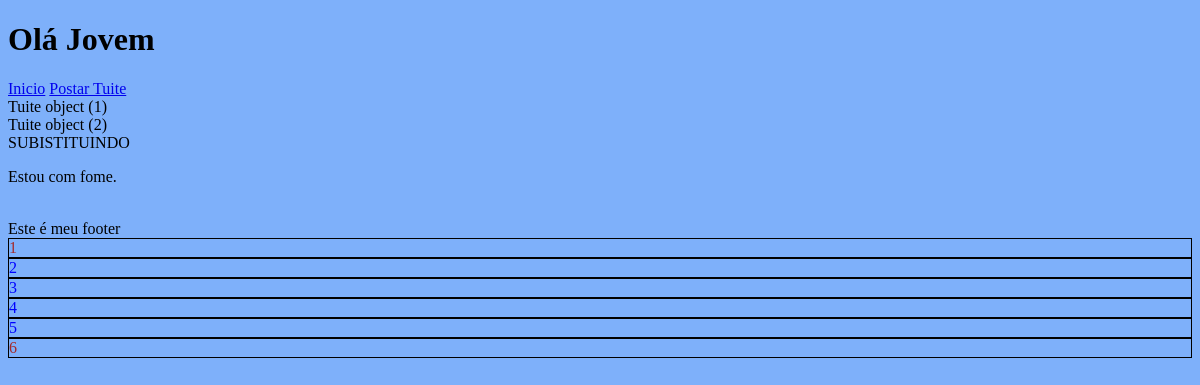
The app's page /, older data.
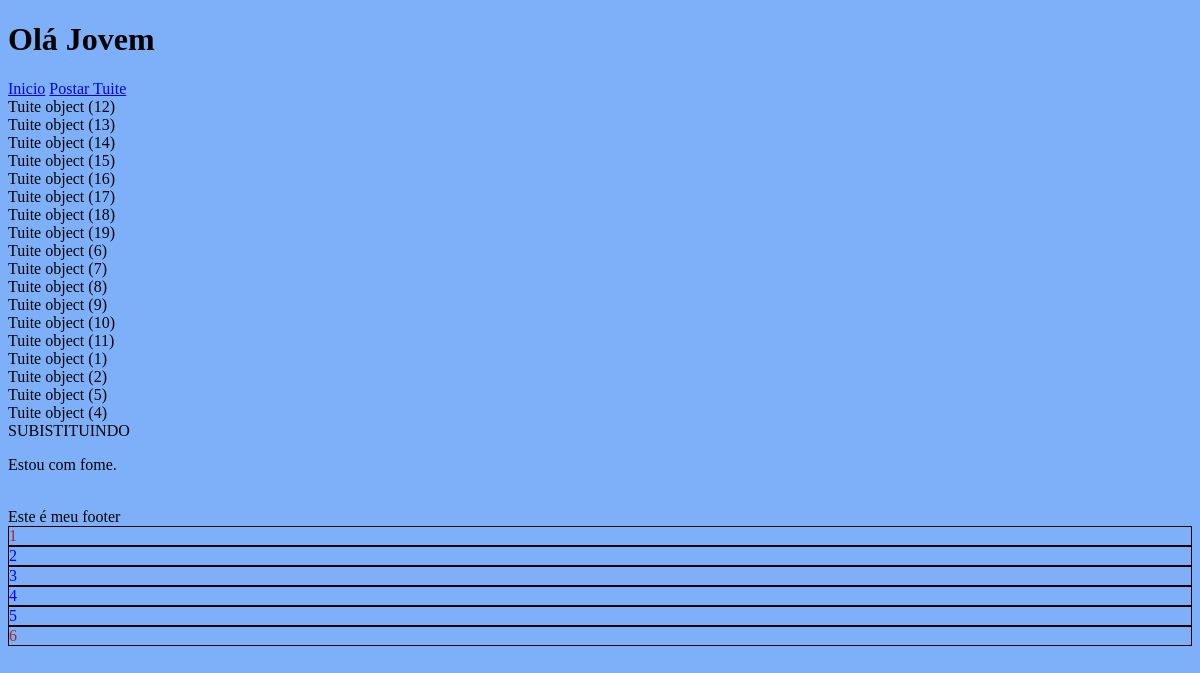
The same page, newer data.
### tuites/models.py (models this page shows, shortened)
class Tuite(models.Model):
    content = models.CharField(max_length=280)
    author = models.ForeignKey('users.User', on_delete=models.CASCADE, related_name='Diogo')
    created_date = models.DateTimeField(auto_now_add=True)
    objects = TuitesManager
    class Meta:
        ordering = ('-content', )

### core/views.py (the view)
# urls.py: path('',index, name='index'),
def index(request):
    context = {
        'now' : datetime.now(),
        'tuites' : Tuite.objects.all(),
    }
    return render(request, 'home.html', context)

### templates/home.html
{% extends 'base.html' %}
{% block body %}
    {% for tuite in tuites %}
        <div>
            {{ tuite }}
        </div>
    {% endfor %}
    SUBISTITUINDO
    {% include 'includes/card.html' %}
{% endblock %}

### templates/base.html (shortened to what this page needs)
{% load static %}
<!DOCTYPE html>
<html>
<head>
    <link rel="stylesheet" type="text/css" href="{% static 'css/style.css' %}">
</head>
<body>
    <h1>Olá Jovem</h1>
    {% include 'includes/menu.html' %}
    {% block body %}{% endblock %}
    <footer>
        {% block footer %}
        <br/>
        Este é meu footer
        <br/>
        {% endblock %}
    </footer>
    {% for number in "123456" %}
        <div style=" color: {% if forloop.first or forloop.last %}brown{% else %}blue{% endif %}; border: 1px solid black";>
            {{ number }}
        </div>
    {% endfor %}
</body>
</html>

### templates/includes/menu.html
<nav>
    <a href="{% url 'index' %}">Inicio</a>
    <a href="{% url 'post_tuite' %}">Postar Tuite</a>
</nav>

### templates/includes/card.html (shortened to what this page needs)
<div class='card'>
    <p>Estou com fome.</p>
</div>

### static/css/style.css (style rules this page uses)
body { background: rgb(126, 176, 250); }

Row changes from the older to the newer data that the page shows:
added Tuite: id "Tuite object (12)"
added Tuite: id "Tuite object (13)"
added Tuite: id "Tuite object (14)"
added Tuite: id "Tuite object (15)"
added Tuite: id "Tuite object (16)"
added Tuite: id "Tuite object (17)"
added Tuite: id "Tuite object (18)"
added Tuite: id "Tuite object (19)"
added Tuite: id "Tuite object (6)"
added Tuite: id "Tuite object (7)"
added Tuite: id "Tuite object (8)"
added Tuite: id "Tuite object (9)"
added Tuite: id "Tuite object (10)"
added Tuite: id "Tuite object (11)"
added Tuite: id "Tuite object (5)"
added Tuite: id "Tuite object (4)"
